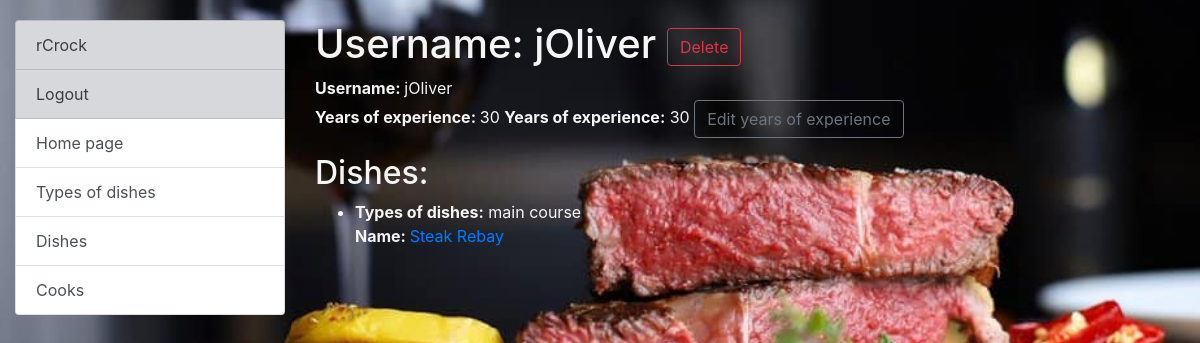
/cook/2/ (signed in), run on the app's committed database.
### kitchen/models.py (models this page shows, shortened)
class Cook(AbstractUser):
    years_of_experience = models.IntegerField(null=True, blank=True)

class Dish(models.Model):
    name = models.CharField(max_length=50)
    description = models.TextField()
    price = models.DecimalField(max_digits=10, decimal_places=2)
    dish_type = models.ForeignKey(DishType, on_delete=models.CASCADE)
    cooks = models.ManyToManyField(Cook, related_name="dishes")
    class Meta:
        ordering = ["name"]
        verbose_name = "dish"
        verbose_name_plural = "dishes"

class DishType(models.Model):
    name = models.CharField(max_length=50, unique=True)
    class Meta:
        ordering = ["name"]

### kitchen/views.py (the view)
# urls.py: path("cook/<int:pk>/", CookDetailView.as_view(), name="cook-detail"),
class CookDetailView(LoginRequiredMixin, generic.DetailView):
    model = Cook
    context_object_name = "cooks"
    queryset = Cook.objects.prefetch_related("dishes__dish_type")

### templates/kitchen/cook_detail.html
{% extends "base.html" %}
{% block content %}
      <h1>
    Username: {{ cooks.username }}
    <a href="{% url "kitchen:cook-delete" pk=cooks.id %}" class="btn btn-outline-danger" role="button">Delete</a>
  </h1>
    <p>
      <strong>Username: </strong>{{ cooks.username }}<br>
      <strong>Years of experience: </strong> {{ cooks.years_of_experience }}
    <strong>Years of experience:</strong> {{ cooks.years_of_experience }}
    <a href="{% url "kitchen:cook-update" pk=cooks.id %}" class="btn btn-outline-secondary" role="button">Edit years of experience</a>
    </p>
  {% if cooks.dishes.all %}
    <h2>Dishes:</h2>
    {% for dish in cooks.dishes.all %}
        <ul>
          <li class="list_item">
            <div class="item_content">
              <p>
                <strong>Types of dishes:</strong>
                {{ dish.dish_type.name }}<br>
                <strong>Name: </strong>
                <a href="{% url 'kitchen:dish-detail' pk=dish.id %}">{{ dish.name }}</a>
              </p>
            </div>
          </li>
        </ul>
    {% endfor %}
  {% else %}
    <p>This cook does not have a dish</p>
  {% endif %}
{% endblock %}

### templates/includes/sidebar.html
<ul class="sidebar-nav list-group">
  {% if user.is_authenticated %}
     <a class="list-group-item list-group-item-action list-group-item-secondary" href="{% url "kitchen:cook-detail" pk=user.id %}">{{ user.username }} </a>
     <a class="list-group-item list-group-item-action list-group-item-secondary" href="{% url "logout" %}">Logout</a>
  {% else %}
  <a class="list-group-item list-group-item-action list-group-item-secondary" href="{% url "login" %}">Login</a>
  {% endif %}
  <a class="list-group-item list-group-item-action" href="{% url 'kitchen:index' %}">Home page</a>
  <a class="list-group-item list-group-item-action" href="{% url 'kitchen:dish-type-list' %}">Types of dishes</a>
  <a class="list-group-item list-group-item-action" href="{% url 'kitchen:dish-list' %}">Dishes</a>
  <a class="list-group-item list-group-item-action" href="{% url 'kitchen:cook-list' %}">Cooks</a>
</ul>

### static/css/styles.css (style rules this page uses)
body { margin-top: 20px; background-image: url('/static/background.jpeg'); background-position: center; background-repeat: no-repeat; background-size: cover; color: whitesmoke; }

### data on the page
Cook: username "rCrock"
Cook: username "jOliver", years_of_experience "30"
Dish: dish_type.name "main course", name "Steak Rebay"
